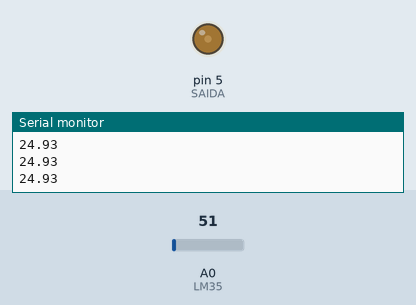
Simulated run of this sketch. Board: Arduino Uno, built with avr-gcc and run on an emulated ATmega328P. Parts: output pins drawn as LEDs (lit = HIGH), the last lines printed to the serial monitor. The inputs (shaded band) are chosen by the test bench; at power-on: A0 (LM35) = 51.

Above: at 1.2 s.
1.3 s: A0 (LM35) set to 15
4.3 s: A0 (LM35) set to 30
At 4.5 s:
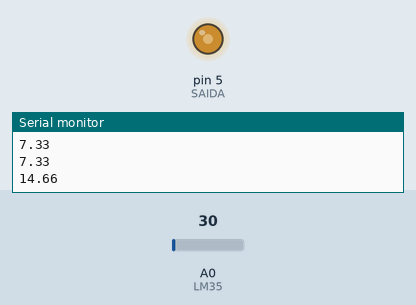
At 5.3 s:
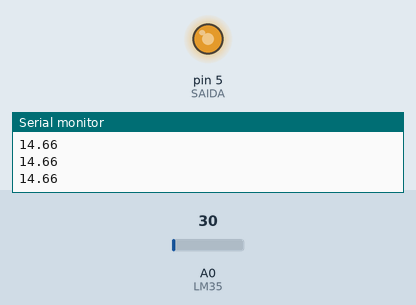
Timing chart, 0 to 7.3 s (numbered marks = the images above; inputs shaded):
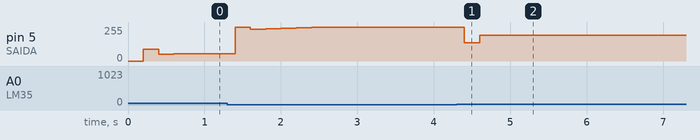

The sketch:

Projeto_144_Controle_PID_de_Aquecimento.ino
```cpp
// Projeto 144 - Controle PID de Aquecimento
// Arduino Uno | Arduino Neon Lab

// Controle PID discreto didatico, PWM aplicado a um LED de teste.
const byte LM35=A0,SAIDA=5;
const float ALVO=30.0,KP=10.0,KI=0.8,KD=1.5;
float integral=0,erroAnt=0;
unsigned long instante=0;
void setup(){pinMode(SAIDA,OUTPUT);Serial.begin(9600);instante=millis();}
void loop(){
 if(millis()-instante<200) return;
 float dt=(millis()-instante)/1000.0;instante=millis();
 float t=analogRead(LM35)*(5.0/1023.0)*100.0;
 float erro=ALVO-t;
 integral=constrain(integral+erro*dt,-50.0f,50.0f);
 float derivada=(erro-erroAnt)/dt;erroAnt=erro;
 int pwm=constrain((int)(KP*erro+KI*integral+KD*derivada),0,255);
 analogWrite(SAIDA,pwm);Serial.println(t);
}
```

Measured:
- after the input at 4.3 s, pin 5 (SAIDA): 255/255 → 138/255 after 0.10 s, → 193/255 0.20 s later
